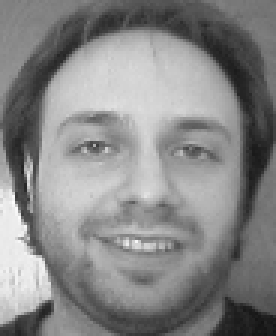
#> input picture Trabajos prácticos/TP2/TP2/caras/s1/1.pgm, 92 x 112 px (shown 3 times larger); its folder holds only this picture in this run
$ python EJ_3A.py
#> lines starting #> are read from the running program, lines starting #| are printed output that depends on the picture
### Trabajos prácticos/TP2/TP2/Auxiliares.py
import numpy as np
import matplotlib.pyplot as plt
from pathlib import Path


def imgs_apiladas():
    paths = []  # Vamos almacenando las imágenes una por una
    imgs = []
    for path in sorted(list(Path('./caras').rglob('*/*.pgm'))):
        paths.append(path)
        imgs.append(plt.imread(path)[::2, ::2] / 255)
    X = np.stack(imgs)  # Apilamos las imágenes, una arriba de la otra
    # Conseguimos una matriz X de tamaño M x N.

    return X


# [60 lines left out: functions imgs_apiladas_soloPrimero, imgs_apiladas_sinPrimero, imgs_apiladas_reduced, imgs_apiladas_reduced_soloPrimero, imgs_apiladas_reduced_sinPrimero, not called in this run]


def aplanar_imgs(X):
    X_flat = []
    for i in range(len(X)):
        X_flat.append(X[i].flatten())  # Ahora sí cada imagen nos queda como un solo vector horizontal
#> this loop made 2 passes
#> after the loop, X_flat = 2 items
    X_flat = np.stack(X_flat)

    return X_flat


def centrar_matriz(X):
    # debemos calcular el promedio (μ) de cada columna, y restarselo.
    j = 0
    n = len(X[0])
#> n = 2576
    res = []
    while j < n:
        Mu_j = np.average(X[:, j])  # Tomamos el j-ésimo píxel de c/ imagen y hacemos el promedio
        res.append(Mu_j)
        j += 1
#> this loop made 2576 passes
#> Mu_j on passes 1 to 3: 0.531, 0.514, 0.506
#> after the loop, j = 2576; res = 2576 values, max 0.802 at index 798, min 0.0824 at index 2527, mean 0.452
    j = 0
    mylist = []  # Acá vamos a almacenar los (x_i - μ), x_i i-ésima imágen (en filas, luego tendremos que transponerlos para que nos queden como columnas)
    while j < n:
        Mu = np.full(len(X), res[j])  # Vector tamaño M con el μ_j repetido M veces
        x_j = X[:, j] - Mu
        mylist.append(x_j)
        j += 1
#> this loop made 2576 passes
#> (Mu, x_j) on passes 1 to 3: ([0.531, 0.531], [-0.0176, 0.0176]), ([0.514, 0.514], [-0.0157, 0.0157]), ([0.506, 0.506], [-0.0157, 0.0157])
#> after the loop, j = 2576; mylist = 2576 pairs, first value -0.247 to 0.459, second value -0.459 to 0.247

    X_c = np.stack(mylist)  # Transformamos la lista en un array de NumPy (nos queda de n x m)
#> X_c has the same summary as mylist
    X_c = X_c.T  # Como guardamos las columnas 1 x 1, se almacenaban como filas. Las queremos como columnas.

    return X_c


# [29 lines left out: functions mat_eigenvectors, mat_eigenvectors_k, not called in this run]

### Trabajos prácticos/TP2/TP2/Matriz_Similaridad.py
from PCA import *
import math
from TwoDPCA import *
from Auxiliares import *


def similarityMatrix(X_flat):
    X_c = centrar_matriz(X_flat)
    C_matrix = (X_c @ X_c.T) / (len(X_flat[0]) - 1)
#> C_matrix = [[0.0225, -0.0225], [-0.0225, 0.0225]]

    m = len(X_flat)
#> m = 2
    R = np.zeros((m, m))
#> R = [[0, 0], [0, 0]]

    i = 0
    while i < m:
        j = 0
        while j < m:
            R[i][j] = C_matrix[i][j] / math.sqrt(C_matrix[i][i] * C_matrix[j][j])
            j += 1
        i += 1
#> this loop made 2 passes
#> i on passes 1 to 2: 1, 2
#> after the loop, R = [[1, -1], [-1, 1]]; i = 2

    plt.pcolor(R, cmap='GnBu')
    plt.title("Matriz de similaridad para el conjunto original de imágenes (centrado)")
    plt.show()
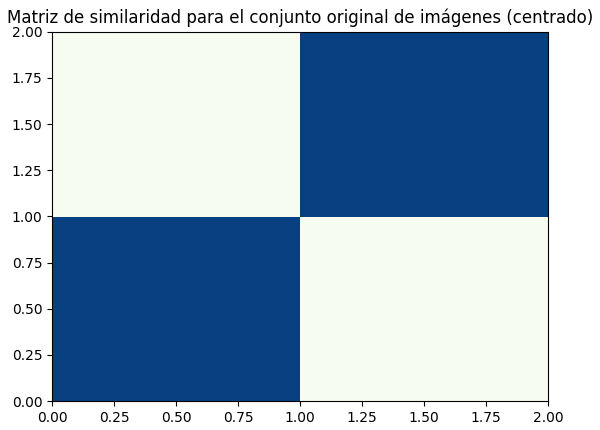
#> figure drawn by matplotlib, 1 panel

    return


# [138 lines left out: functions similarityMatrixPCA, similarityMatrix2DPCA, metrica_mismo, metrica_distinto, not called in this run]

### Trabajos prácticos/TP2/TP2/EJ_3A.py
from Matriz_Similaridad import *
from Auxiliares import *

# ITEM A
X = imgs_apiladas()
# Matriz de correlación para las imágenes en formato original (centradas)
X_flat = aplanar_imgs(X)
similarityMatrix(X_flat)

# [9 lines of commented-out code are left out]
